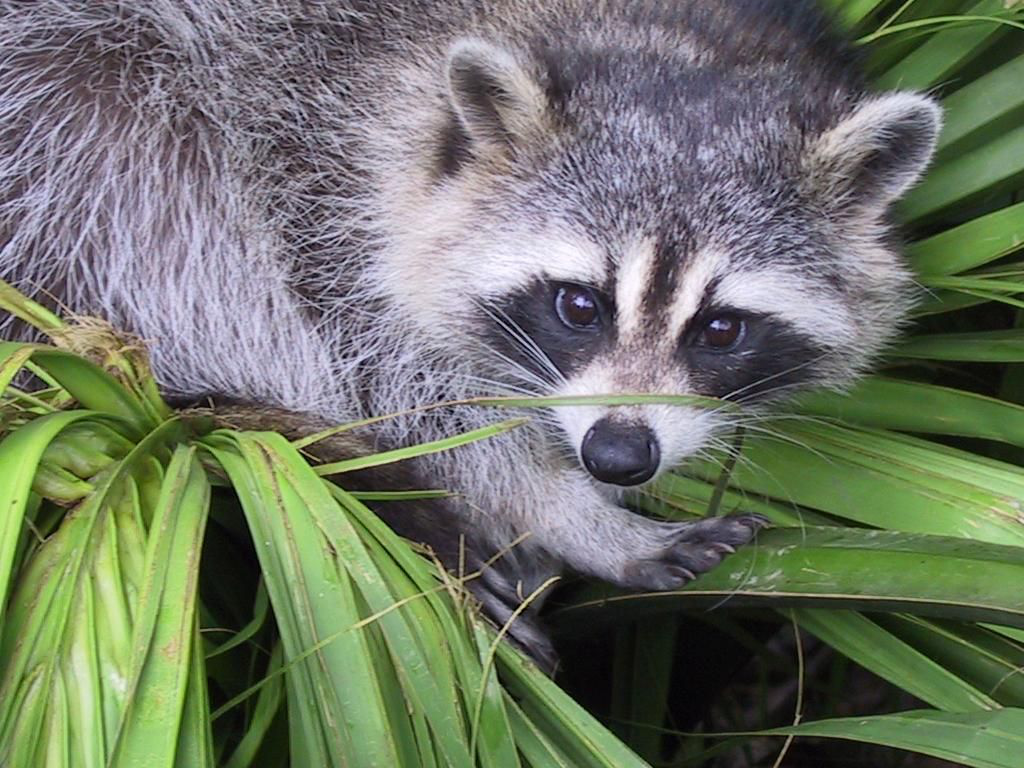
#> input picture lab3/raccoon.png, 1024 x 768 px, found by its file name
$ jupyter execute lab3.ipynb
#> lines starting #> are read from the running program, lines starting #| are printed output that depends on the picture; long printed decimals are rounded
Zadanie 3

[cell 1]
import numpy as np
import matplotlib.pyplot as plt
import cv2
import skimage.io as io
import skimage.exposure as exp
from skimage.color import rgb2gray
from skimage import img_as_float
from skimage import data

Punkt 1 - histogram

[cell 2]
raccoon_path = r"C:\Users\HP\Desktop\Studia Inżynieria\R2 s2\Przetwarzanie obrazów i grafika komputerowa\Labolatoria\lab3\dane3\raccoon.png"
szop = io.imread(raccoon_path)
#> szop is the input picture: shape (768, 1024, 3); mean R, G, B 110.7, 117.7, 102.1
szop_gray = rgb2gray(szop)
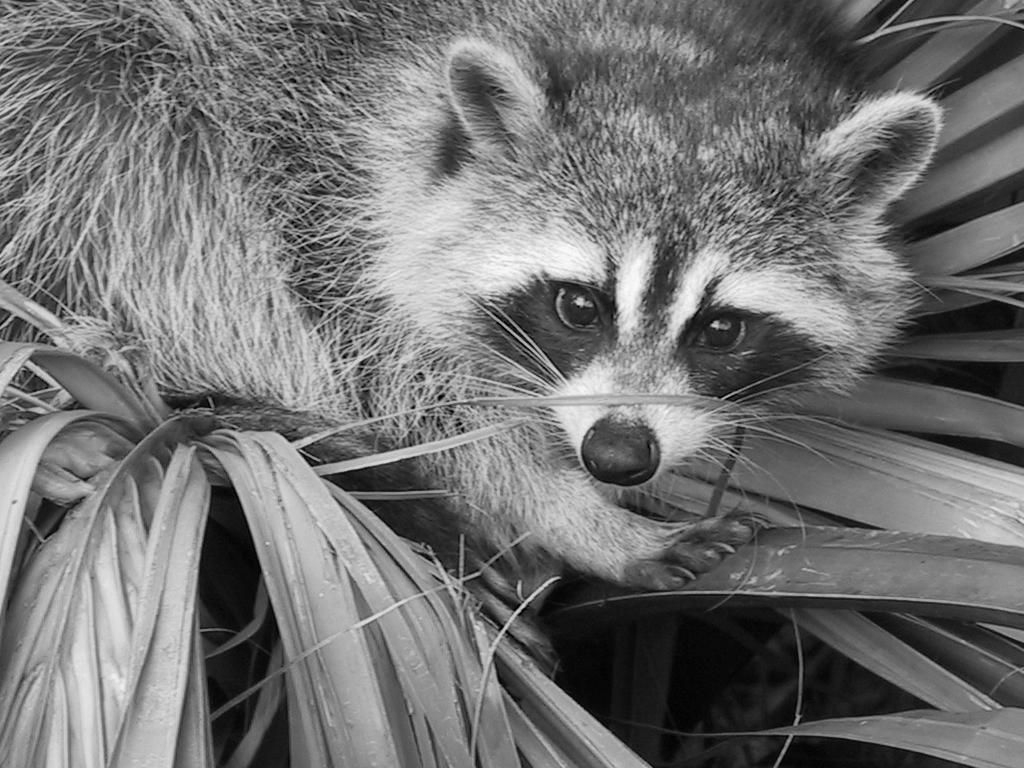
#> szop_gray: shape (768, 1024) float64; min 0.000833, max 0.992, mean 0.451

values, bins = exp.histogram(szop_gray)
#> values = 256 values, max 5148 at index 122, min 2 at index 255, mean 3072; bins = 256 values from 0.00277 to 0.99

plt.figure()
plt.bar(bins, values)
plt.title('Histogram monochromatycznego obrazku szopa')
plt.xlabel('Poziomy jasności')
plt.ylabel('liczba pikseli')

Pytanie 1

Histogram bimodalny powinien mieć dwa wyraźne szczyty. Histogram który otrzymaliśmy powyżej nie wygląda na bimodalny ponieważ brakuje wyraźnej "doliny". Lewa wyższa część histogramu reprezentuje ciemniejsze elementy obrazu, które moga odpowiadać cieniom lub ciemniejszym elementą futra.

Punkt 2

[cell 3]
jasnosc_min = np.min(bins)
#> jasnosc_min = 0.00277
jasnosc_max = np.max(bins)
#> jasnosc_max = 0.99

print(f"Minimalna wartość jasności: {jasnosc_min}")
#| Minimalna wartość jasności: 0.002768
print(f"Maksymalna wartość jasności: {jasnosc_max}")
#| Maksymalna wartość jasności: 0.9896

Punkt 3

[cell 4]
szop_float = 255*img_as_float(szop_gray)

values2, bins2 = exp.histogram(szop_float, nbins=10)
#> values2 = [56557, 61758, 84577, 113102, 127670, 119636, 103919, 80531, 33841, 4841]; bins2 = [12.84, 38.11, 63.37, 88.64, 113.9, 139.2, 164.4, 189.7, 215, 240.2]

plt.figure()
plt.bar(bins2, values2)
plt.title('Histogram monochromatycznego obrazku szopa - 10 przedziałów')
plt.xlabel('Poziomy jasności')
plt.ylabel('liczba pikseli')
plt.show()

print("Minimalna wartość jasności: ", np.min(bins2))
#| Minimalna wartość jasności:  12.845
print("Maksymalna wartość jasności: ", np.max(bins2))
#| Maksymalna wartość jasności:  240.222

Pytanie 2

Przyjmując zaokrąglenie wartości minimalnej i maksymalnej jako min = 13 i max = 240 możemy wyliczyć że każdy przediał ma szerokość 22,7. Pierwszy przedział obejmuje wartości jasności z zakresu <13, 36>

Punkt 4 - 5

[cell 5]
x = 26
k = 'black'

plt.figure()
plt.bar(bins2, values2, width = x, edgecolor = k)
plt.title('Histogram monochromatycznego obrazku szopa - 10 przedziałów')
plt.xlabel('Jasność')
plt.ylabel('Liczba pikseli')
plt.show()

Punkt 6

[cell 6]
values3, bins3 = exp.histogram(szop_float, nbins=253)
#> values3 = 253 values, max 5214 at index 123, min 2 at index 252, mean 3108.4; bins3 = 253 values from 0.712 to 252.4

plt.figure()
plt.bar(bins3, values3, width = 1, edgecolor = 'k', alpha=0.5)
plt.title('Histogram monochromatycznego obrazku szopa - 10 przedziałów')
plt.xlabel('Jasność')
plt.ylabel('Liczba pikseli')

Punkt 7

[cell 7]
values3, bins3 = exp.histogram(szop_float, nbins=253)

plt.figure(figsize=(12, 10))

plt.bar(bins2, values2, width = 253/10, edgecolor = 'k')
plt.bar(bins3, values3, width = 1, edgecolor = 'k', alpha=0.5)
plt.title('Histogram monochromatycznego obrazku szopa - 10 przedziałów')
plt.xlabel('Jasność')
plt.ylabel('Liczba pikseli')

Punkt 8

[cell 8]
plt.figure(figsize=(12, 10))

plt.bar(bins2, values2, width = 253/10, edgecolor = 'k')
plt.bar(bins3, values3*25.3, width = 1, edgecolor = 'k', alpha=0.5)
plt.title('Histogram monochromatycznego obrazku szopa - 10 przedziałów')
plt.xlabel('Jasność')
plt.ylabel('Liczba pikseli')

Pytanie 3

Histogram o większej liczbie przedziałów 253 ma węższe przedziały, więc każdy słupek reprezentuje mniejszą liczbę pikseli.
Aby porównać go z histogramem 10 przedziałowym, należy znormalizować wysokość słupków, co oznacza przemnożenie go przez stosunek liczby przedziałów. Dzięki temu wartości są przeliczone na równoważną reprezentację liczby pikseli, co pozwala na uczciwe porównanie.

Punkt 4

Histogram z dużą liczbą przedziałów jest bardziej szczegółowy, pokazuje dokładne rozłożenie jasności. Histogram z małą liczbą przedziałów jest bardziej ogólny, wygładzony, ale może ukrywać szczegóły obrazu.

Punkt 9

[cell 9]
# normalizacja histogramu
sum_pikseli = values3.sum()
#> sum_pikseli = 786432
normalizacja = values3 / sum_pikseli
#> normalizacja = 253 values, max 0.00663 at index 123, min 2.54e-06 at index 252, mean 0.00395

plt.figure(figsize=(10, 8))
plt.bar(bins3, normalizacja, width = 1, edgecolor = 'k', alpha=0.5)
plt.title('Znormalizowany histogram obrazu szopa')
plt.xlabel('Jasność')
plt.ylabel('Liczba pikseli')

Pytanie 5

Znormalizowany histogram jest funkcją gęstości prawdopodobieństwa

Punkt 10

[cell 10]
raccoon_path = r"C:\Users\HP\Desktop\Studia Inżynieria\R2 s2\Przetwarzanie obrazów i grafika komputerowa\Labolatoria\lab3\dane3\raccoon.png"
szop = io.imread(raccoon_path)
szop_gray = 255 * img_as_float(rgb2gray(szop))

raccoon_path2 = r"C:\Users\HP\Desktop\Studia Inżynieria\R2 s2\Przetwarzanie obrazów i grafika komputerowa\Labolatoria\lab3\dane3\raccoon_contrast.png"
szop_kontrast = io.imread(raccoon_path2)
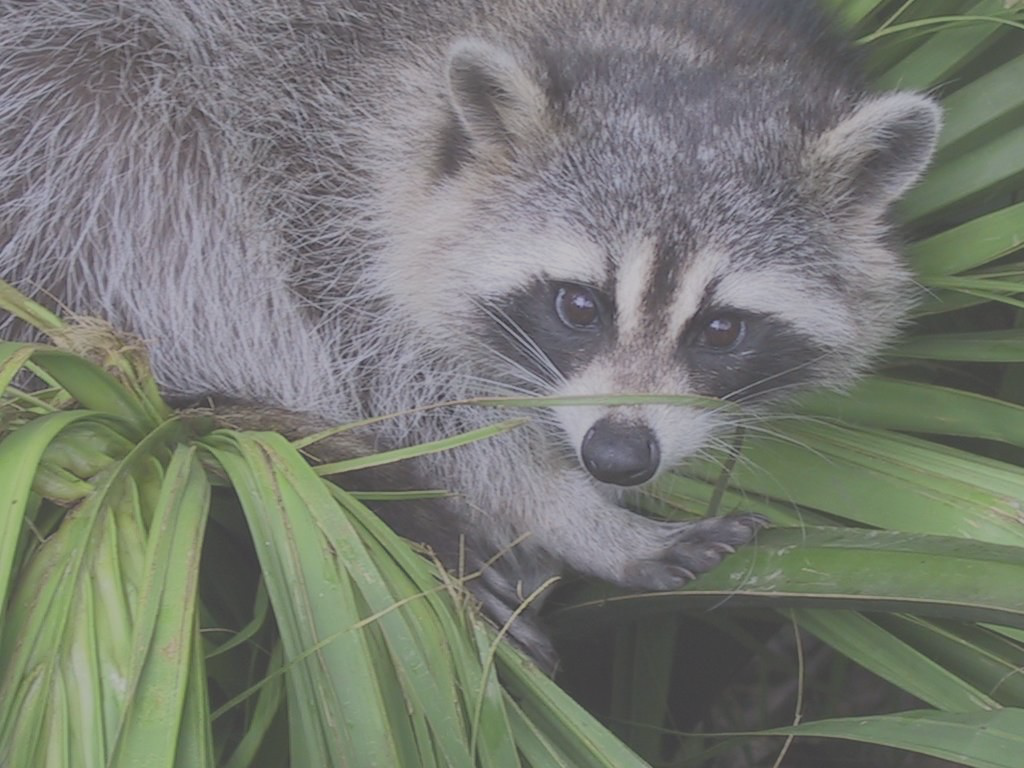
#> input picture lab3/raccoon_contrast.png, 1024 x 768 px, found by its file name
#> szop_kontrast is the input picture: shape (768, 1024, 3); mean R, G, B 118.8, 122.5, 114.4
szop_kontrast_gray = 255 * img_as_float(rgb2gray(szop_kontrast))


values5, bins5 = exp.histogram(szop_kontrast_gray, nbins=253)
#> values5 = 253 values, max 5694 at index 124, min 1 at index 252, mean 3108.4; bins5 = 253 values from 62.26 to 192
values6, bins6 = exp.histogram(szop_gray, nbins=253)
#> values6 has the same summary as values3; bins6 = 253 values from 0.712 to 252.4

plt.figure(figsize=(10, 8))
plt.bar(bins5, values5, width = 0.5, edgecolor = k)
plt.bar(bins6, values6, width = 0.5, edgecolor = k, alpha=0.5)
plt.title('Porównanie histogramów obrazów szopa 253 przedziałów')
plt.xlabel('Jasność')
plt.ylabel('Liczba pikseli')

Punkt 11

[cell 11]
szop_kontrast_equalized = exp.equalize_hist(szop_kontrast_gray) * 255
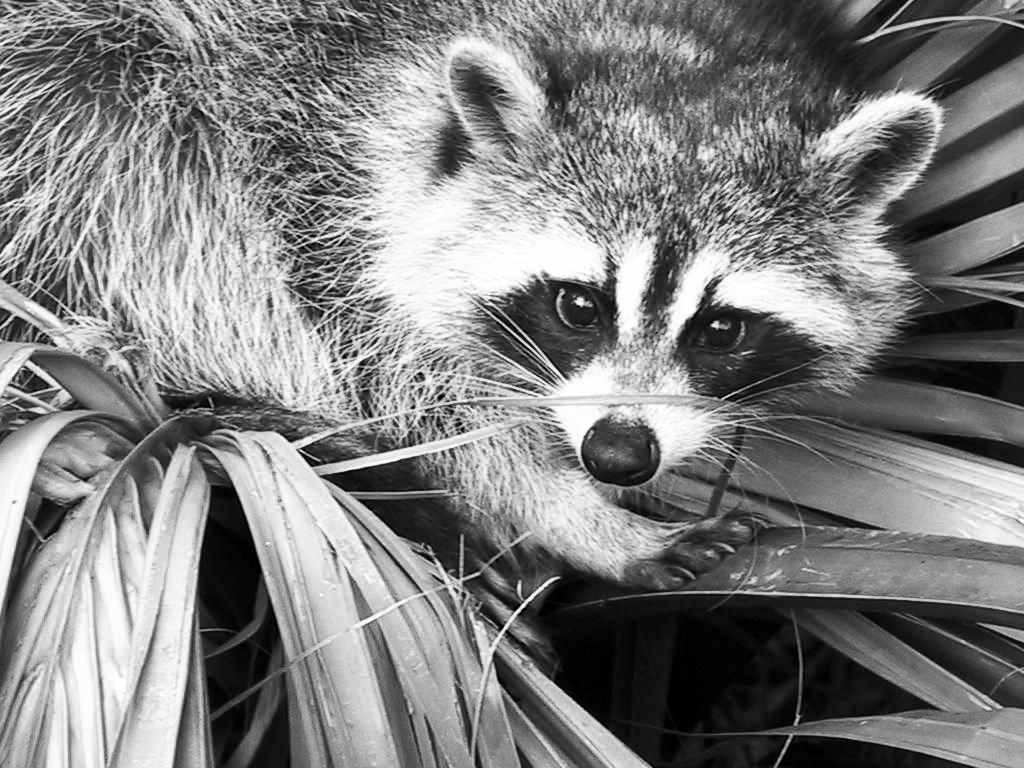
#> szop_kontrast_equalized: shape (768, 1024) float64; min 0.0133, max 255, mean 128.1

obrazy = {
    "Oryginalny obraz": szop_gray,
    "Obraz ze słabym kontrastem": szop_kontrast_gray,
    "Obraz z wyrównanym histogramem": szop_kontrast_equalized
}

plt.figure(figsize=(12, 8))
for label, obrazek in obrazy.items():
    histogram, bin_edges = exp.histogram(obrazek, nbins=253)
    plt.bar(bin_edges, histogram, label=label)
#> this loop made 3 passes
#> label on passes 1 to 3: 'Oryginalny obraz', 'Obraz ze słabym kontrastem', 'Obraz z wyrównanym histogramem'

plt.title('Porównanie histogramów obrazów')
plt.xlabel('Jasność')
plt.ylabel('Liczba pikseli')
plt.legend(['Oryginalny', 'Słaby kontrast', 'Wyrównany histogram'])

Pytanie 6

Histogram obrazu ze słabym kontrastem jest zawężony – wartości jasności są skupione w wąskim zakresie.
Po wyrównaniu histogram jest rozciągnięty na cały zakres jasności (zwiększono kontrast). Wyrównanie zwiększa kontrast lokalny, ale nie odtwarza dokładnie struktury oryginalnego histogramu.

Pytanie 7

Wyrównanie histogtramu jest operacją nieliniową ponieważ różne wartości jasności są przesówane o różne dystanse. Celem takiej operacji jest wyrównanie rozkładu intensywności, a nie ich liniowe przeskalowanie.

Punkty 12 - 13

[cell 12]
kawa = data.coffee()
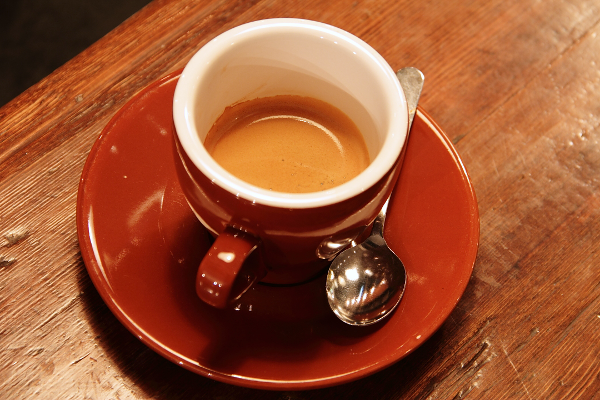
#> input picture skimage.data.coffee(), 600 x 400 px
#> kawa is the input picture: shape (400, 600, 3); mean R, G, B 158.6, 85.8, 51.5
kot = data.chelsea()
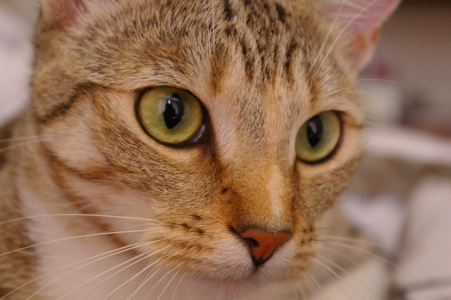
#> input picture skimage.data.chelsea(), 451 x 300 px
#> kot is the input picture: shape (300, 451, 3); mean R, G, B 147.7, 111.4, 86.8

kot_dopasowany = exp.match_histograms(kot, kawa, channel_axis=-1)
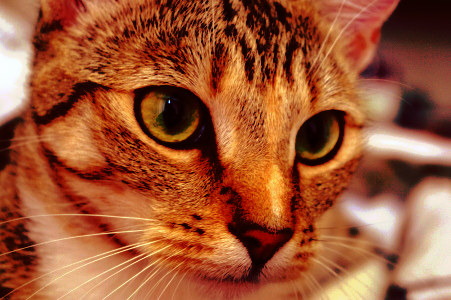
#> kot_dopasowany: shape (300, 451, 3); mean R, G, B 158.6, 85.8, 51.1

fig, axes = plt.subplots(2, 2, figsize=(12, 8))

axes[0, 0].imshow(kot)
axes[0, 0].set_title("Oryginalny obraz kota")
axes[0, 0].axis("off")

axes[0, 1].imshow(kawa)
axes[0, 1].set_title("Oryginalny obraz kawy")
axes[0, 1].axis("off")

axes[1, 0].imshow(kot_dopasowany)
axes[1, 0].set_title("Kot z dopasowanym histogramem")
axes[1, 0].axis("off")

axes[1, 1].imshow(kawa)
axes[1, 1].set_title("Obraz kawy (referencyjny)")
axes[1, 1].axis("off")

plt.tight_layout()
plt.show()

pynkty 14 - 15

[cell 13]
# kanał R
val_kot_r, bins_kot_r = exp.histogram(kot[:,:,0], nbins=256)
#> val_kot_r = 214 values, max 2021 at index 154, min 0 at index 212, mean 632.2; bins_kot_r = 214 values from 2 to 215
val_kawa_r, bins_kawa_r = exp.histogram(kawa[:,:,0], nbins=256)
#> val_kawa_r = 256 values, max 3456 at index 196, min 0 at index 1, mean 937.5; bins_kawa_r = 256 values from 0 to 255
val_dop_r, bins_dop_r = exp.histogram(kot_dopasowany[:,:,0], nbins=256)
#> val_dop_r = 254 values, max 3496 at index 193, min 0 at index 1, mean 532.7; bins_dop_r = 254 values from 2 to 255
# kanał G
val_kot_g, bins_kot_g = exp.histogram(kot[:,:,1], nbins=256)
#> val_kot_g = 186 values, max 1855 at index 112, min 1 at index 185, mean 727.4; bins_kot_g = 186 values from 4 to 189
val_kawa_g, bins_kawa_g = exp.histogram(kawa[:,:,1], nbins=256)
#> val_kawa_g = 256 values, max 4957 at index 4, min 66 at index 247, mean 937.5; bins_kawa_g = 256 values from 0 to 255
val_dop_g, bins_dop_g = exp.histogram(kot_dopasowany[:,:,1], nbins=256)
#> val_dop_g = 256 values, max 2750 at index 4, min 0 at index 14, mean 528.5; bins_dop_g = 256 values from 0 to 255
# kanał B
val_kot_b, bins_kot_b = exp.histogram(kot[:,:,2], nbins=256)
#> val_kot_b = 232 values, max 1523 at index 97, min 0 at index 188, mean 583.2; bins_kot_b = 232 values from 0 to 231
val_kawa_b, bins_kawa_b = exp.histogram(kawa[:,:,2], nbins=256)
#> val_kawa_b = 256 values, max 9998 at index 2, min 24 at index 240, mean 937.5; bins_kawa_b = 256 values from 0 to 255
val_dop_b, bins_dop_b = exp.histogram(kot_dopasowany[:,:,2], nbins=256)
#> val_dop_b = 256 values, max 5855 at index 0, min 0 at index 19, mean 528.5; bins_dop_b = 256 values from 0 to 255

plt.figure()
plt.bar(bins_kot_r, val_kot_r, width = 1, alpha=0.5)
plt.bar(bins_kawa_r, val_kawa_r, width = 1, alpha=0.5)
plt.bar(bins_dop_r, val_dop_r, width = 1, alpha=0.5)
plt.legend(['Kot', 'Kawa', 'Dopasowany kot'])
plt.title('Kanał czerwony')

plt.figure()
plt.bar(bins_kot_g, val_kot_g, width = 1, alpha=0.5)
plt.bar(bins_kawa_g, val_kawa_g, width = 1, alpha=0.5)
plt.bar(bins_dop_g, val_dop_g, width = 1, alpha=0.5)
plt.legend(['Kot', 'Kawa', 'Dopasowany kot'])
plt.title('Kanał zielony')

plt.figure()
plt.bar(bins_kot_b, val_kot_b, width = 1, alpha=0.5)
plt.bar(bins_kawa_b, val_kawa_b, width = 1, alpha=0.5)
plt.bar(bins_dop_b, val_dop_b, width = 1, alpha=0.5)
plt.legend(['Kot', 'Kawa', 'Dopasowany kot'])
plt.title('Kanał Niebieski')

[cell 14]
kot_gray = rgb2gray(kot)
kawa_gray = rgb2gray(kawa)
dop_gray = rgb2gray(kot_dopasowany)
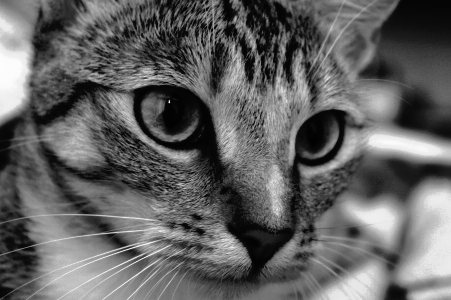
#> dop_gray: shape (300, 451) float64; min 0.00167, max 0.996, mean 0.387

kot_gray = 256 * img_as_float(kot)
#> kot_gray: shape (300, 451, 3) float64
kawa_gray = 256 * img_as_float(kawa)
#> kawa_gray: shape (400, 600, 3) float64
dop_gray = 256 * img_as_float(kot_dopasowany)
#> dop_gray: shape (300, 451, 3) float64

kot_gray_val, kot_gray_bins = exp.histogram(kot_gray, nbins=256)
#> kot_gray_val = 256 values, max 3773 at index 131, min 0 at index 10, mean 1585.5; kot_gray_bins = 256 values from 0.453 to 231.5
kawa_gray_val, kawa_gray_bins = exp.histogram(kawa_gray, nbins=256)
#> kawa_gray_val = 256 values, max 11506 at index 2, min 171 at index 253, mean 2812.5; kawa_gray_bins = 256 values from 0.5 to 255.5
dop_gray_val, dop_gray_bins = exp.histogram(dop_gray, nbins=256)
#> dop_gray_val = 256 values, max 6323 at index 1, min 0 at index 46, mean 1585.5; dop_gray_bins = 256 values from 0.5 to 255.5

plt.figure()
plt.bar(kot_gray_bins, kot_gray_val, width = 1, alpha=0.5)
plt.bar(kawa_gray_bins, kawa_gray_val, width = 1, alpha=0.5)
plt.bar(dop_gray_bins, dop_gray_val, width = 1, alpha=0.5)
plt.legend(['Kot', 'Kawa', 'Dopasowany kot'])
plt.title('Porównanie histogramów monochromatycznych obrazów kota, kaway i dopasowania')
plt.xlabel('Jasność')
plt.ylabel('Liczba pikseli')
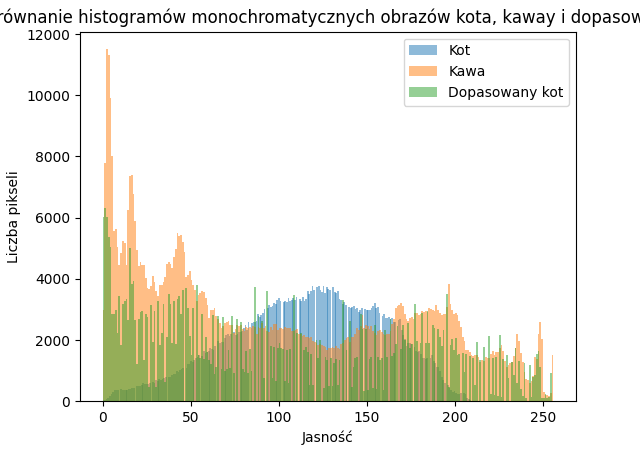
#> figure drawn by matplotlib, 1 panel; tallest bar 3773 high, from x = 118.6 to 119.6; tallest bar 11506 high, from x = 2 to 3; tallest bar 6323 high, from x = 1 to 2

Pytanie 8

Kanał czerwony - histogram rozciągnął się, a obszar gdzie wartości były najbardziej zgrupowane został przesunięty w prawo, dopasowywując się do obrazu referencyjnego.

Kanał zielony - histogram został rozciągnięty. Na dodatek przy niskich poziomach jasności pojawiła się górka podobna do tej w obrazie referencyjnym.

Kanał niebieski - wartości jasności przesuneły się w kierunku niskich poziomów jasności, podobnie jak w przypadku kanału zielonego.

Pytanie 9

Wyrównanie histogramu – przekształca histogram tak, aby był równomierny, zwiększa kontrast, działa bez względu na wzorzec. Dopasowanie histogramów – modyfikuje obraz tak, aby jego histogram był jak najbardziej podobny do histogramu obrazu wzorcowego, zmienia nie tylko kontrast ale też kolory.

Punkt 16

[cell 15]
szop_dop = exp.match_histograms(szop_kontrast_gray, szop_gray, channel_axis=-1)

obrazy2 = {
    "Oryginalny obraz": szop_gray,
    "Obraz ze słabym kontrastem": szop_kontrast_gray,
    "Obraz z dopasowanym histogramem": szop_dop
}

plt.figure(figsize=(12, 8))
for label, obrazek in obrazy2.items():
    histogram, bin_edges = exp.histogram(obrazek, nbins=253)
    plt.bar(bin_edges, histogram, label=label, width = 1, alpha=0.5)
#> this loop made 3 passes

plt.title('Porównanie histogramów obrazów')
plt.xlabel('Jasność')
plt.ylabel('Liczba pikseli')
plt.legend()

Punkt 17 - 18

[cell 16]
gamma2 = exp.adjust_gamma(szop, 2)
gamma5 = exp.adjust_gamma(szop, 5)

plt.figure()

plt.subplot(3, 1, 1)
plt.imshow(szop)
plt.title('obraz orginalny')

plt.subplot(3, 1, 2)
plt.imshow(gamma2)
plt.title('Gamma 2')

plt.subplot(3, 1, 3)
plt.imshow(gamma5)
plt.title('Gamma 5')

plt.tight_layout()

log2 = exp.adjust_log(szop, 2)
log5 = exp.adjust_log(szop, 5)
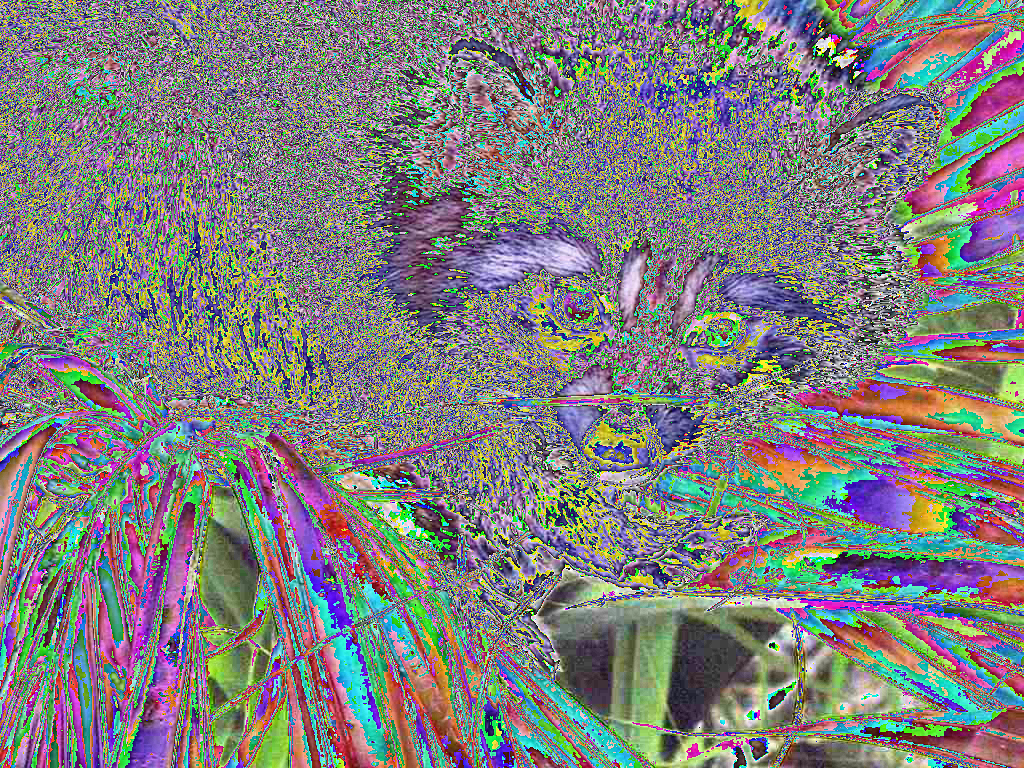
#> log5: shape (768, 1024, 3); mean R, G, B 126.8, 126.5, 125.3

plt.figure()

plt.subplot(3, 1, 1)
plt.imshow(szop)
plt.title('obraz orginalny')

plt.subplot(3, 1, 2)
plt.imshow(log2)
plt.title('wzmocnienie 2')

plt.subplot(3, 1, 3)
plt.imshow(log5)
plt.title('wzmocnienie 5')

plt.tight_layout()
